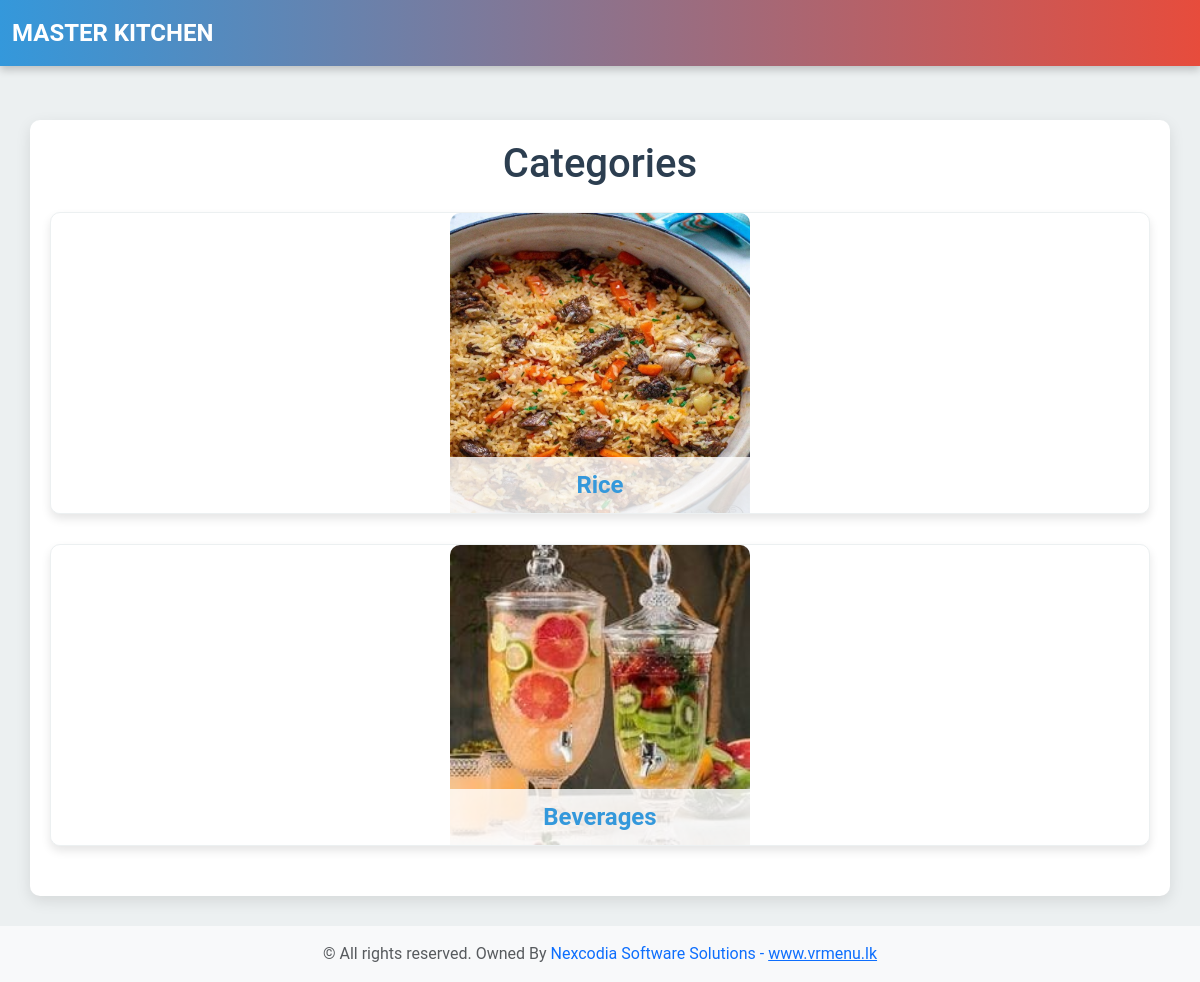
The page /public_menu.php?token=984d9b4210aec402ec85fca827091618 on the database its author committed.
### tables this page shows
CREATE TABLE `registered_restaurants` (
  `restaurant_id` int(5) NOT NULL,
  `firstName` varchar(64) NOT NULL,
  `lastName` varchar(64) NOT NULL,
  `phoneNumber` int(10) NOT NULL,
  `whatsappNumber` int(10) NOT NULL,
  `businessName` varchar(24) NOT NULL,
  `email` varchar(64) NOT NULL,
  `password` varchar(20) NOT NULL,
  `reg_date` date NOT NULL DEFAULT current_timestamp(),
  `logo` varchar(255) DEFAULT NULL
);

CREATE TABLE `categories` (
  `id` int(11) NOT NULL,
  `restaurant_id` int(11) NOT NULL,
  `name` varchar(255) NOT NULL,
  `image` varchar(255) DEFAULT NULL
);

### Themes/Public/theme02.php (the view, shortened to what this page needs)
<?php
include 'includes/con_db.php';
$stmt = $conn->prepare("SELECT restaurant_id FROM tokens WHERE token = ?");
$stmt->bind_param("s", $token);
$stmt->execute();
$tokenResult = $stmt->get_result();
$restaurantRow = $tokenResult->fetch_assoc();
$restaurant_id = $restaurantRow['restaurant_id'];
$restaurantDetailsStmt = $conn->prepare("SELECT businessName, logo FROM registered_restaurants WHERE restaurant_id = ?");
$restaurantDetailsStmt->bind_param("i", $restaurant_id);
$restaurantDetailsStmt->execute();
$restaurantDetailsResult = $restaurantDetailsStmt->get_result();
$restaurantDetails = $restaurantDetailsResult->fetch_assoc();
$businessName = $restaurantDetails['businessName'];
$categoriesStmt = $conn->prepare("SELECT * FROM categories WHERE restaurant_id = ?");
$categoriesStmt->bind_param("i", $restaurant_id);
$categoriesStmt->execute();
$categoriesResult = $categoriesStmt->get_result();
?>
<!DOCTYPE html>
<html lang="en">
<head>
    <link href="https://cdn.jsdelivr.net/npm/bootstrap@5.3.0/dist/css/bootstrap.min.css" rel="stylesheet">
</head>
<body>
    <nav class="navbar navbar-expand-lg navbar-custom">
        <div class="container-fluid d-flex justify-content-start align-items-center">
            <a class="navbar-brand text-center text-uppercase" href="#"><?php echo $businessName; ?></a>
        </div>
    </nav>
    <br>
    <div class="container">
        <h1 class="text-center mb-4">Categories</h1>
        <?php if ($categoriesResult->num_rows > 0): ?>
            <?php while ($category = $categoriesResult->fetch_assoc()): ?>
                <div class="category-card" onclick="toggleSubcategories('subcategory-container-<?php echo $category['id']; ?>')">
                    <img src="includes/uploads/<?php echo $restaurant_id; ?>/maincategory/<?php echo htmlspecialchars($category['image']); ?>" alt="<?php echo htmlspecialchars($category['name']); ?>" class="category-image">
                    <span class="category-name"><?php echo htmlspecialchars($category['name']); ?></span>
                </div>
            <?php endwhile; ?>
        <?php else: ?>
            <p>No categories found.</p>
        <?php endif; ?>
    </div>
    <footer class="footer mt-auto py-3 bg-light">
        <div class ="text-center">
            <span class="text-muted">&copy; All rights reserved. Owned By <a href ="https://nexcodia.com/" style="text-decoration:none">Nexcodia Software Solutions -</a></span>
            <span class="text-dark"><a href="https://vrmenu.lk/">www.vrmenu.lk</a></span>
        </div>
    </footer>
</body>
</html>

### Themes/Public/theme02.php (style rules this page uses)
:root { --primary-color: #3498db; --secondary-color: #2ecc71; --bg-color: #ecf0f1; --text-color: #2c3e50; --card-bg: #ffffff; --card-shadow: rgba(0, 0, 0, 0.1); --border-radius: 10px; --transition-duration: 0.3s; }
body { background-color: var(--bg-color); font-family: 'Roboto', sans-serif; color: var(--text-color); margin: 0; }
.container { background-color: var(--card-bg); border-radius: var(--border-radius); box-shadow: 0 5px 15px var(--card-shadow); padding: 20px; margin: 30px auto; }
.navbar-custom { background: linear-gradient(to right, #3498db, #e74c3c); box-shadow: 0 4px 8px 0 rgba(0,0,0,0.2); width: 100%; text-align: center; padding: 10px 0; }
.navbar-brand { color: white; font-size: 24px; font-weight: bold; }
.category-card { text-align: center; margin-bottom: 20px; cursor: pointer; transition: transform var(--transition-duration); overflow: hidden; border: 1px solid var(--bg-color); border-radius: var(--border-radius); background-color: var(--card-bg); box-shadow: 0 5px 10px rgba(0, 0, 0, 0.1); position: relative; }
.category-image { width: 100%; height: 230px; object-fit: fill; border-top-left-radius: var(--border-radius); border-top-right-radius: var(--border-radius); }
.category-name { display: block; font-size: 1.2rem; font-weight: bold; color: var(--primary-color); padding: 10px; position: absolute; bottom: 0; left: 0; right: 0; background: rgba(255, 255, 255, 0.8); }
@media (min-width: 768px) { .category-card { margin-bottom: 30px; } }
@media (min-width: 768px) { .category-image { height: 300px; width:300px; } }
@media (min-width: 768px) { .category-name { font-size: 1.5rem; } }

### rows shown on the page
registered_restaurants: businessName "MASTER KITCHEN"
categories: image (picture), name "Rice"
categories: image (picture), name "Beverages"
